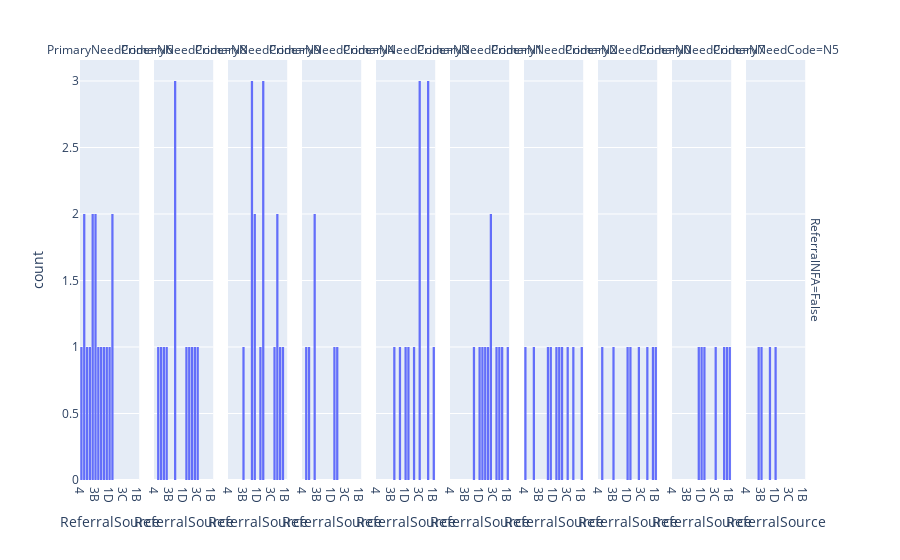

Source (notebook cell):
### Code cell
facet_plot = px.histogram(cin,
                          x='ReferralSource',
                          facet_col='PrimaryNeedCode',
                          facet_row='ReferralNFA')

facet_plot.show()

### Figure 1 — Plotly figure (JSON) as saved in the notebook; plotly's stock layout.template omitted (floating-point values rounded to 4 significant figures)
{"data": [{"bingroup": "x", "hovertemplate": "ReferralNFA=False<br>PrimaryNeedCode=N6<br>ReferralSource=%{x}<br>count=%{y}<extra></extra>", "legendgroup": "", "marker": {"color": "#636efa", "pattern": {"shape": ""}}, "name": "", "orientation": "v", "showlegend": false, "type": "histogram", "x": ["4", "6", "10", "8", "7", "3B", "3D", "7", "3E", "3A", "3F", "1D", "2A", "3B", "2A", "6"], "xaxis": "x", "yaxis": "y"}, {"bingroup": "x", "hovertemplate": "ReferralNFA=False<br>PrimaryNeedCode=N8<br>ReferralSource=%{x}<br>count=%{y}<extra></extra>", "legendgroup": "", "marker": {"color": "#636efa", "pattern": {"shape": ""}}, "name": "", "orientation": "v", "showlegend": false, "type": "histogram", "x": ["6", "10", "8", "5B", "5A", "7", "3E", "3E", "3E", "2A", "1C", "3C"], "xaxis": "x2", "yaxis": "y2"}, {"bingroup": "x", "hovertemplate": "ReferralNFA=False<br>PrimaryNeedCode=N9<br>ReferralSource=%{x}<br>count=%{y}<extra></extra>", "legendgroup": "", "marker": {"color": "#636efa", "pattern": {"shape": ""}}, "name": "", "orientation": "v", "showlegend": false, "type": "histogram", "x": ["3A", "9", "1A", "3F", "5B", "3A", "3A", "5B", "2B", "5C", "5B", "2A", "1A", "3F", "3B"], "xaxis": "x3", "yaxis": "y3"}, {"bingroup": "x", "hovertemplate": "ReferralNFA=False<br>PrimaryNeedCode=N4<br>ReferralSource=%{x}<br>count=%{y}<extra></extra>", "legendgroup": "", "marker": {"color": "#636efa", "pattern": {"shape": ""}}, "name": "", "orientation": "v", "showlegend": false, "type": "histogram", "x": ["2A", "6", "10", "7", "7", "5B"], "xaxis": "x4", "yaxis": "y4"}, {"bingroup": "x", "hovertemplate": "ReferralNFA=False<br>PrimaryNeedCode=N3<br>ReferralSource=%{x}<br>count=%{y}<extra></extra>", "legendgroup": "", "marker": {"color": "#636efa", "pattern": {"shape": ""}}, "name": "", "orientation": "v", "showlegend": false, "type": "histogram", "x": ["2B", "2A", "3C", "2B", "5A", "3A", "1D", "2B", "3C", "1B", "3D", "3C"], "xaxis": "x5", "yaxis": "y5"}, {"bingroup": "x", "hovertemplate": "ReferralNFA=False<br>PrimaryNeedCode=N1<br>ReferralSource=%{x}<br>count=%{y}<extra></extra>", "legendgroup": "", "marker": {"color": "#636efa", "pattern": {"shape": ""}}, "name": "", "orientation": "v", "showlegend": false, "type": "histogram", "x": ["1B", "2B", "1C", "2A", "9", "5A", "1A", "1C", "5B", "1D", "3A"], "xaxis": "x6", "yaxis": "y6"}, {"bingroup": "x", "hovertemplate": "ReferralNFA=False<br>PrimaryNeedCode=N2<br>ReferralSource=%{x}<br>count=%{y}<extra></extra>", "legendgroup": "", "marker": {"color": "#636efa", "pattern": {"shape": ""}}, "name": "", "orientation": "v", "showlegend": false, "type": "histogram", "x": ["3A", "1B", "3C", "1A", "3F", "2A", "4", "5B", "8", "5A"], "xaxis": "x7", "yaxis": "y7"}, {"bingroup": "x", "hovertemplate": "ReferralNFA=False<br>PrimaryNeedCode=N0<br>ReferralSource=%{x}<br>count=%{y}<extra></extra>", "legendgroup": "", "marker": {"color": "#636efa", "pattern": {"shape": ""}}, "name": "", "orientation": "v", "showlegend": false, "type": "histogram", "x": ["3B", "1C", "1D", "1A", "6", "2A", "5C", "1B"], "xaxis": "x8", "yaxis": "y8"}, {"bingroup": "x", "hovertemplate": "ReferralNFA=False<br>PrimaryNeedCode=N7<br>ReferralSource=%{x}<br>count=%{y}<extra></extra>", "legendgroup": "", "marker": {"color": "#636efa", "pattern": {"shape": ""}}, "name": "", "orientation": "v", "showlegend": false, "type": "histogram", "x": ["2B", "3F", "5C", "3C", "1B", "2A", "1D"], "xaxis": "x9", "yaxis": "y9"}, {"bingroup": "x", "hovertemplate": "ReferralNFA=False<br>PrimaryNeedCode=N5<br>ReferralSource=%{x}<br>count=%{y}<extra></extra>", "legendgroup": "", "marker": {"color": "#636efa", "pattern": {"shape": ""}}, "name": "", "orientation": "v", "showlegend": false, "type": "histogram", "x": ["3A", "1D", "3B", "7"], "xaxis": "x10", "yaxis": "y10"}], "layout": {"annotations": [{"font": {}, "showarrow": false, "text": "PrimaryNeedCode=N6", "x": 0.04, "xanchor": "center", "xref": "paper", "y": 1, "yanchor": "bottom", "yref": "paper"}, {"font": {}, "showarrow": false, "text": "PrimaryNeedCode=N8", "x": 0.14, "xanchor": "center", "xref": "paper", "y": 1, "yanchor": "bottom", "yref": "paper"}, {"font": {}, "showarrow": false, "text": "PrimaryNeedCode=N9", "x": 0.24, "xanchor": "center", "xref": "paper", "y": 1, "yanchor": "bottom", "yref": "paper"}, {"font": {}, "showarrow": false, "text": "PrimaryNeedCode=N4", "x": 0.34, "xanchor": "center", "xref": "paper", "y": 1, "yanchor": "bottom", "yref": "paper"}, {"font": {}, "showarrow": false, "text": "PrimaryNeedCode=N3", "x": 0.44, "xanchor": "center", "xref": "paper", "y": 1, "yanchor": "bottom", "yref": "paper"}, {"font": {}, "showarrow": false, "text": "PrimaryNeedCode=N1", "x": 0.54, "xanchor": "center", "xref": "paper", "y": 1, "yanchor": "bottom", "yref": "paper"}, {"font": {}, "showarrow": false, "text": "PrimaryNeedCode=N2", "x": 0.64, "xanchor": "center", "xref": "paper", "y": 1, "yanchor": "bottom", "yref": "paper"}, {"font": {}, "showarrow": false, "text": "PrimaryNeedCode=N0", "x": 0.74, "xanchor": "center", "xref": "paper", "y": 1, "yanchor": "bottom", "yref": "paper"}, {"font": {}, "showarrow": false, "text": "PrimaryNeedCode=N7", "x": 0.84, "xanchor": "center", "xref": "paper", "y": 1, "yanchor": "bottom", "yref": "paper"}, {"font": {}, "showarrow": false, "text": "PrimaryNeedCode=N5", "x": 0.94, "xanchor": "center", "xref": "paper", "y": 1, "yanchor": "bottom", "yref": "paper"}, {"font": {}, "showarrow": false, "text": "ReferralNFA=False", "textangle": 90, "x": 0.98, "xanchor": "left", "xref": "paper", "y": 0.5, "yanchor": "middle", "yref": "paper"}], "barmode": "relative", "legend": {"tracegroupgap": 0}, "margin": {"t": 60}, "xaxis": {"anchor": "y", "domain": [0, 0.08], "title": {"text": "ReferralSource"}}, "xaxis10": {"anchor": "y10", "domain": [0.9, 0.98], "matches": "x", "title": {"text": "ReferralSource"}}, "xaxis2": {"anchor": "y2", "domain": [0.1, 0.18], "matches": "x", "title": {"text": "ReferralSource"}}, "xaxis3": {"anchor": "y3", "domain": [0.2, 0.28], "matches": "x", "title": {"text": "ReferralSource"}}, "xaxis4": {"anchor": "y4", "domain": [0.3, 0.38], "matches": "x", "title": {"text": "ReferralSource"}}, "xaxis5": {"anchor": "y5", "domain": [0.4, 0.48], "matches": "x", "title": {"text": "ReferralSource"}}, "xaxis6": {"anchor": "y6", "domain": [0.5, 0.58], "matches": "x", "title": {"text": "ReferralSource"}}, "xaxis7": {"anchor": "y7", "domain": [0.6, 0.68], "matches": "x", "title": {"text": "ReferralSource"}}, "xaxis8": {"anchor": "y8", "domain": [0.7, 0.78], "matches": "x", "title": {"text": "ReferralSource"}}, "xaxis9": {"anchor": "y9", "domain": [0.8, 0.88], "matches": "x", "title": {"text": "ReferralSource"}}, "yaxis": {"anchor": "x", "domain": [0, 1], "title": {"text": "count"}}, "yaxis10": {"anchor": "x10", "domain": [0, 1], "matches": "y", "showticklabels": false}, "yaxis2": {"anchor": "x2", "domain": [0, 1], "matches": "y", "showticklabels": false}, "yaxis3": {"anchor": "x3", "domain": [0, 1], "matches": "y", "showticklabels": false}, "yaxis4": {"anchor": "x4", "domain": [0, 1], "matches": "y", "showticklabels": false}, "yaxis5": {"anchor": "x5", "domain": [0, 1], "matches": "y", "showticklabels": false}, "yaxis6": {"anchor": "x6", "domain": [0, 1], "matches": "y", "showticklabels": false}, "yaxis7": {"anchor": "x7", "domain": [0, 1], "matches": "y", "showticklabels": false}, "yaxis8": {"anchor": "x8", "domain": [0, 1], "matches": "y", "showticklabels": false}, "yaxis9": {"anchor": "x9", "domain": [0, 1], "matches": "y", "showticklabels": false}}}
